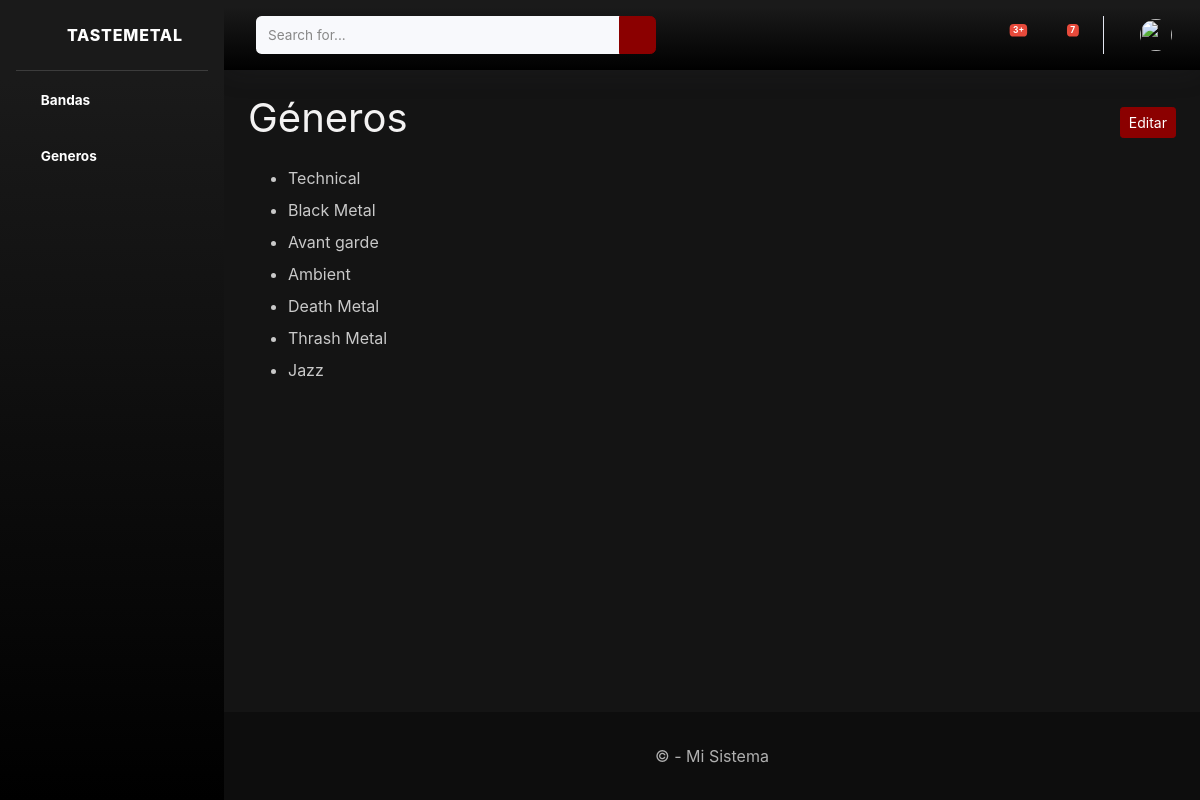
The page /generos/ on the database its author committed.
### posts/models.py (models this page shows, shortened)
class Genero(models.Model):
    genero = models.CharField(max_length=130, unique=True)

### posts/views.py (the view)
# urls.py: path('generos/',views.generos, name='generos'),
def generos (request):
    generos = Genero.objects.all()
    editar = request.GET.get('editar') == '1'
    form = GeneroForm()
    return render(request,'posts/generos.html', {'generos': generos, 'editar': editar, 'form': form})

### posts/forms.py
class GeneroForm(ModelForm):
    class Meta:
        model = models.Genero
        fields = ['genero']
        widgets = {
                    'genero': forms.TextInput(attrs={'class':'form-control'})
        }

### posts/templates/posts/generos.html (shortened to what this page needs)
{% extends "base.html" %}
{% block content %}
<div class="d-flex justify-content-between align-items-center mb-3">
    <h1>Géneros</h1>
    {% if editar %}
        <a href="{% url 'posts:generos' %}" class="btn btn-outline-light btn-sm">Salir de edición</a>
    {% else %}
        <a href="?editar=1" class="btn btn-primary btn-sm">Editar</a>
    {% endif %}
</div>
<ul>
    {% for g in generos %}
    <li class="mb-2">
        <div  class="mb-2 d-flex align-items-center">
            {% if editar %}
                <form method="post" action="{% url 'posts:editar_genero' g.id %}" class="d-flex me-2">
                    {% csrf_token %}
                    <input type="text" name="genero" value="{{ g.genero }}" class="form-control form-control-sm me-1">
                    <button type="submit" class="btn btn-sm btn-outline-light">
                        <i class="fas fa-fw fa-save"></i>
                    </button>
                </form>
                <form method="post" action="{% url 'posts:borrar_genero' g.id %}">
                    {% csrf_token %}
                    <button type="submit" class="btn btn-sm btn-outline-danger">
                    <i class="fas fa-fw fa-trash"></i>
                </button>
                </form>
            {% else %}
                <span>{{ g.genero }}</span>
            {% endif %}
        </div>
    </li>
    {% endfor %}
</ul>
{% endblock %}

### static/css/custom.css (style rules this page uses)
body { background-color: #0d0d0d; color: #e7e7e7; }
.btn-primary, .bg-primary { background-color: #8b0000 !important; border-color: #8b0000 !important; }
a { color: #b30000; }
h1, h2, h3, h4, h5, h6 { color: #f4f3f3; }
li { color: #c9c9c9; }

### rows shown on the page
Genero: genero "Technical"
Genero: genero "Black Metal"
Genero: genero "Avant garde"
Genero: genero "Ambient"
Genero: genero "Death Metal"
Genero: genero "Thrash Metal"
Genero: genero "Jazz"
